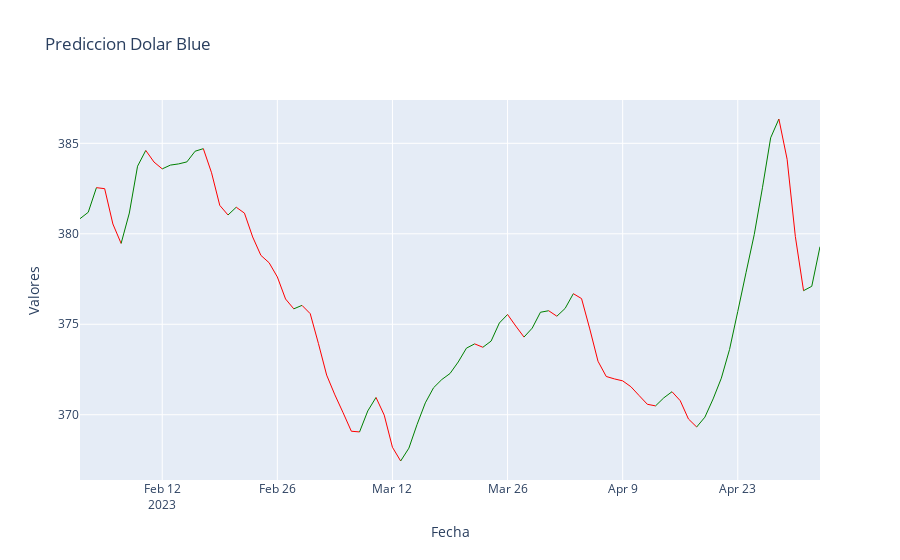

The notebook cell this image was saved under:
### Code cell
import plotly.graph_objs as go
import plotly.offline as pyo

data = []
for i in range(1, len(values_new)):
    if y[i] > y[i-1]:
        color = 'green'
    else:
        color = 'red'
    trace = go.Scatter(x=x[i-1:i+1], y=y[i-1:i+1], mode='lines', line=dict(color=color, width=1), showlegend=False)
    data.append(trace)

layout = go.Layout(title='Prediccion Dolar Blue', xaxis=dict(title='Fecha'), yaxis=dict(title='Valores'))
fig = go.Figure(data=data, layout=layout)
pyo.iplot(fig)

### Figure 1 — Plotly figure (JSON) as saved in the notebook; plotly's stock layout.template omitted (floating-point values rounded to 4 significant figures)
{"data": [{"line": {"color": "green", "width": 1}, "mode": "lines", "showlegend": false, "type": "scatter", "x": ["2023-02-02", "2023-02-03"], "y": [380.8, 381.2]}, {"line": {"color": "green", "width": 1}, "mode": "lines", "showlegend": false, "type": "scatter", "x": ["2023-02-03", "2023-02-04"], "y": [381.2, 382.6]}, {"line": {"color": "red", "width": 1}, "mode": "lines", "showlegend": false, "type": "scatter", "x": ["2023-02-04", "2023-02-05"], "y": [382.6, 382.5]}, {"line": {"color": "red", "width": 1}, "mode": "lines", "showlegend": false, "type": "scatter", "x": ["2023-02-05", "2023-02-06"], "y": [382.5, 380.5]}, {"line": {"color": "red", "width": 1}, "mode": "lines", "showlegend": false, "type": "scatter", "x": ["2023-02-06", "2023-02-07"], "y": [380.5, 379.5]}, {"line": {"color": "green", "width": 1}, "mode": "lines", "showlegend": false, "type": "scatter", "x": ["2023-02-07", "2023-02-08"], "y": [379.5, 381.1]}, {"line": {"color": "green", "width": 1}, "mode": "lines", "showlegend": false, "type": "scatter", "x": ["2023-02-08", "2023-02-09"], "y": [381.1, 383.7]}, {"line": {"color": "green", "width": 1}, "mode": "lines", "showlegend": false, "type": "scatter", "x": ["2023-02-09", "2023-02-10"], "y": [383.7, 384.6]}, {"line": {"color": "red", "width": 1}, "mode": "lines", "showlegend": false, "type": "scatter", "x": ["2023-02-10", "2023-02-11"], "y": [384.6, 384.0]}, {"line": {"color": "red", "width": 1}, "mode": "lines", "showlegend": false, "type": "scatter", "x": ["2023-02-11", "2023-02-12"], "y": [384.0, 383.6]}, {"line": {"color": "green", "width": 1}, "mode": "lines", "showlegend": false, "type": "scatter", "x": ["2023-02-12", "2023-02-13"], "y": [383.6, 383.8]}, {"line": {"color": "green", "width": 1}, "mode": "lines", "showlegend": false, "type": "scatter", "x": ["2023-02-13", "2023-02-14"], "y": [383.8, 383.9]}, {"line": {"color": "green", "width": 1}, "mode": "lines", "showlegend": false, "type": "scatter", "x": ["2023-02-14", "2023-02-15"], "y": [383.9, 384.0]}, {"line": {"color": "green", "width": 1}, "mode": "lines", "showlegend": false, "type": "scatter", "x": ["2023-02-15", "2023-02-16"], "y": [384.0, 384.6]}, {"line": {"color": "green", "width": 1}, "mode": "lines", "showlegend": false, "type": "scatter", "x": ["2023-02-16", "2023-02-17"], "y": [384.6, 384.7]}, {"line": {"color": "red", "width": 1}, "mode": "lines", "showlegend": false, "type": "scatter", "x": ["2023-02-17", "2023-02-18"], "y": [384.7, 383.4]}, {"line": {"color": "red", "width": 1}, "mode": "lines", "showlegend": false, "type": "scatter", "x": ["2023-02-18", "2023-02-19"], "y": [383.4, 381.6]}, {"line": {"color": "red", "width": 1}, "mode": "lines", "showlegend": false, "type": "scatter", "x": ["2023-02-19", "2023-02-20"], "y": [381.6, 381.0]}, {"line": {"color": "green", "width": 1}, "mode": "lines", "showlegend": false, "type": "scatter", "x": ["2023-02-20", "2023-02-21"], "y": [381.0, 381.5]}, {"line": {"color": "red", "width": 1}, "mode": "lines", "showlegend": false, "type": "scatter", "x": ["2023-02-21", "2023-02-22"], "y": [381.5, 381.1]}, {"line": {"color": "red", "width": 1}, "mode": "lines", "showlegend": false, "type": "scatter", "x": ["2023-02-22", "2023-02-23"], "y": [381.1, 379.8]}, {"line": {"color": "red", "width": 1}, "mode": "lines", "showlegend": false, "type": "scatter", "x": ["2023-02-23", "2023-02-24"], "y": [379.8, 378.8]}, {"line": {"color": "red", "width": 1}, "mode": "lines", "showlegend": false, "type": "scatter", "x": ["2023-02-24", "2023-02-25"], "y": [378.8, 378.4]}, {"line": {"color": "red", "width": 1}, "mode": "lines", "showlegend": false, "type": "scatter", "x": ["2023-02-25", "2023-02-26"], "y": [378.4, 377.6]}, {"line": {"color": "red", "width": 1}, "mode": "lines", "showlegend": false, "type": "scatter", "x": ["2023-02-26", "2023-02-27"], "y": [377.6, 376.4]}, {"line": {"color": "red", "width": 1}, "mode": "lines", "showlegend": false, "type": "scatter", "x": ["2023-02-27", "2023-02-28"], "y": [376.4, 375.9]}, {"line": {"color": "green", "width": 1}, "mode": "lines", "showlegend": false, "type": "scatter", "x": ["2023-02-28", "2023-03-01"], "y": [375.9, 376.0]}, {"line": {"color": "red", "width": 1}, "mode": "lines", "showlegend": false, "type": "scatter", "x": ["2023-03-01", "2023-03-02"], "y": [376.0, 375.6]}, {"line": {"color": "red", "width": 1}, "mode": "lines", "showlegend": false, "type": "scatter", "x": ["2023-03-02", "2023-03-03"], "y": [375.6, 373.9]}, {"line": {"color": "red", "width": 1}, "mode": "lines", "showlegend": false, "type": "scatter", "x": ["2023-03-03", "2023-03-04"], "y": [373.9, 372.2]}, {"line": {"color": "red", "width": 1}, "mode": "lines", "showlegend": false, "type": "scatter", "x": ["2023-03-04", "2023-03-05"], "y": [372.2, 371.1]}, {"line": {"color": "red", "width": 1}, "mode": "lines", "showlegend": false, "type": "scatter", "x": ["2023-03-05", "2023-03-06"], "y": [371.1, 370.1]}, {"line": {"color": "red", "width": 1}, "mode": "lines", "showlegend": false, "type": "scatter", "x": ["2023-03-06", "2023-03-07"], "y": [370.1, 369.1]}, {"line": {"color": "red", "width": 1}, "mode": "lines", "showlegend": false, "type": "scatter", "x": ["2023-03-07", "2023-03-08"], "y": [369.1, 369.0]}, {"line": {"color": "green", "width": 1}, "mode": "lines", "showlegend": false, "type": "scatter", "x": ["2023-03-08", "2023-03-09"], "y": [369.0, 370.2]}, {"line": {"color": "green", "width": 1}, "mode": "lines", "showlegend": false, "type": "scatter", "x": ["2023-03-09", "2023-03-10"], "y": [370.2, 371.0]}, {"line": {"color": "red", "width": 1}, "mode": "lines", "showlegend": false, "type": "scatter", "x": ["2023-03-10", "2023-03-11"], "y": [371.0, 370.0]}, {"line": {"color": "red", "width": 1}, "mode": "lines", "showlegend": false, "type": "scatter", "x": ["2023-03-11", "2023-03-12"], "y": [370.0, 368.2]}, {"line": {"color": "red", "width": 1}, "mode": "lines", "showlegend": false, "type": "scatter", "x": ["2023-03-12", "2023-03-13"], "y": [368.2, 367.4]}, {"line": {"color": "green", "width": 1}, "mode": "lines", "showlegend": false, "type": "scatter", "x": ["2023-03-13", "2023-03-14"], "y": [367.4, 368.2]}, {"line": {"color": "green", "width": 1}, "mode": "lines", "showlegend": false, "type": "scatter", "x": ["2023-03-14", "2023-03-15"], "y": [368.2, 369.5]}, {"line": {"color": "green", "width": 1}, "mode": "lines", "showlegend": false, "type": "scatter", "x": ["2023-03-15", "2023-03-16"], "y": [369.5, 370.7]}, {"line": {"color": "green", "width": 1}, "mode": "lines", "showlegend": false, "type": "scatter", "x": ["2023-03-16", "2023-03-17"], "y": [370.7, 371.5]}, {"line": {"color": "green", "width": 1}, "mode": "lines", "showlegend": false, "type": "scatter", "x": ["2023-03-17", "2023-03-18"], "y": [371.5, 371.9]}, {"line": {"color": "green", "width": 1}, "mode": "lines", "showlegend": false, "type": "scatter", "x": ["2023-03-18", "2023-03-19"], "y": [371.9, 372.3]}, {"line": {"color": "green", "width": 1}, "mode": "lines", "showlegend": false, "type": "scatter", "x": ["2023-03-19", "2023-03-20"], "y": [372.3, 372.9]}, {"line": {"color": "green", "width": 1}, "mode": "lines", "showlegend": false, "type": "scatter", "x": ["2023-03-20", "2023-03-21"], "y": [372.9, 373.7]}, {"line": {"color": "green", "width": 1}, "mode": "lines", "showlegend": false, "type": "scatter", "x": ["2023-03-21", "2023-03-22"], "y": [373.7, 373.9]}, {"line": {"color": "red", "width": 1}, "mode": "lines", "showlegend": false, "type": "scatter", "x": ["2023-03-22", "2023-03-23"], "y": [373.9, 373.7]}, {"line": {"color": "green", "width": 1}, "mode": "lines", "showlegend": false, "type": "scatter", "x": ["2023-03-23", "2023-03-24"], "y": [373.7, 374.1]}, {"line": {"color": "green", "width": 1}, "mode": "lines", "showlegend": false, "type": "scatter", "x": ["2023-03-24", "2023-03-25"], "y": [374.1, 375.1]}, {"line": {"color": "green", "width": 1}, "mode": "lines", "showlegend": false, "type": "scatter", "x": ["2023-03-25", "2023-03-26"], "y": [375.1, 375.5]}, {"line": {"color": "red", "width": 1}, "mode": "lines", "showlegend": false, "type": "scatter", "x": ["2023-03-26", "2023-03-27"], "y": [375.5, 374.9]}, {"line": {"color": "red", "width": 1}, "mode": "lines", "showlegend": false, "type": "scatter", "x": ["2023-03-27", "2023-03-28"], "y": [374.9, 374.3]}, {"line": {"color": "green", "width": 1}, "mode": "lines", "showlegend": false, "type": "scatter", "x": ["2023-03-28", "2023-03-29"], "y": [374.3, 374.8]}, {"line": {"color": "green", "width": 1}, "mode": "lines", "showlegend": false, "type": "scatter", "x": ["2023-03-29", "2023-03-30"], "y": [374.8, 375.7]}, {"line": {"color": "green", "width": 1}, "mode": "lines", "showlegend": false, "type": "scatter", "x": ["2023-03-30", "2023-03-31"], "y": [375.7, 375.7]}, {"line": {"color": "red", "width": 1}, "mode": "lines", "showlegend": false, "type": "scatter", "x": ["2023-03-31", "2023-04-01"], "y": [375.7, 375.4]}, {"line": {"color": "green", "width": 1}, "mode": "lines", "showlegend": false, "type": "scatter", "x": ["2023-04-01", "2023-04-02"], "y": [375.4, 375.9]}, {"line": {"color": "green", "width": 1}, "mode": "lines", "showlegend": false, "type": "scatter", "x": ["2023-04-02", "2023-04-03"], "y": [375.9, 376.7]}, {"line": {"color": "red", "width": 1}, "mode": "lines", "showlegend": false, "type": "scatter", "x": ["2023-04-03", "2023-04-04"], "y": [376.7, 376.4]}, {"line": {"color": "red", "width": 1}, "mode": "lines", "showlegend": false, "type": "scatter", "x": ["2023-04-04", "2023-04-05"], "y": [376.4, 374.7]}, {"line": {"color": "red", "width": 1}, "mode": "lines", "showlegend": false, "type": "scatter", "x": ["2023-04-05", "2023-04-06"], "y": [374.7, 373.0]}, {"line": {"color": "red", "width": 1}, "mode": "lines", "showlegend": false, "type": "scatter", "x": ["2023-04-06", "2023-04-07"], "y": [373.0, 372.1]}, {"line": {"color": "red", "width": 1}, "mode": "lines", "showlegend": false, "type": "scatter", "x": ["2023-04-07", "2023-04-08"], "y": [372.1, 372.0]}, {"line": {"color": "red", "width": 1}, "mode": "lines", "showlegend": false, "type": "scatter", "x": ["2023-04-08", "2023-04-09"], "y": [372.0, 371.9]}, {"line": {"color": "red", "width": 1}, "mode": "lines", "showlegend": false, "type": "scatter", "x": ["2023-04-09", "2023-04-10"], "y": [371.9, 371.6]}, {"line": {"color": "red", "width": 1}, "mode": "lines", "showlegend": false, "type": "scatter", "x": ["2023-04-10", "2023-04-11"], "y": [371.6, 371.1]}, {"line": {"color": "red", "width": 1}, "mode": "lines", "showlegend": false, "type": "scatter", "x": ["2023-04-11", "2023-04-12"], "y": [371.1, 370.6]}, {"line": {"color": "red", "width": 1}, "mode": "lines", "showlegend": false, "type": "scatter", "x": ["2023-04-12", "2023-04-13"], "y": [370.6, 370.5]}, {"line": {"color": "green", "width": 1}, "mode": "lines", "showlegend": false, "type": "scatter", "x": ["2023-04-13", "2023-04-14"], "y": [370.5, 370.9]}, {"line": {"color": "green", "width": 1}, "mode": "lines", "showlegend": false, "type": "scatter", "x": ["2023-04-14", "2023-04-15"], "y": [370.9, 371.3]}, {"line": {"color": "red", "width": 1}, "mode": "lines", "showlegend": false, "type": "scatter", "x": ["2023-04-15", "2023-04-16"], "y": [371.3, 370.8]}, {"line": {"color": "red", "width": 1}, "mode": "lines", "showlegend": false, "type": "scatter", "x": ["2023-04-16", "2023-04-17"], "y": [370.8, 369.8]}, {"line": {"color": "red", "width": 1}, "mode": "lines", "showlegend": false, "type": "scatter", "x": ["2023-04-17", "2023-04-18"], "y": [369.8, 369.3]}, {"line": {"color": "green", "width": 1}, "mode": "lines", "showlegend": false, "type": "scatter", "x": ["2023-04-18", "2023-04-19"], "y": [369.3, 369.9]}, {"line": {"color": "green", "width": 1}, "mode": "lines", "showlegend": false, "type": "scatter", "x": ["2023-04-19", "2023-04-20"], "y": [369.9, 370.9]}, {"line": {"color": "green", "width": 1}, "mode": "lines", "showlegend": false, "type": "scatter", "x": ["2023-04-20", "2023-04-21"], "y": [370.9, 372.0]}, {"line": {"color": "green", "width": 1}, "mode": "lines", "showlegend": false, "type": "scatter", "x": ["2023-04-21", "2023-04-22"], "y": [372.0, 373.6]}, {"line": {"color": "green", "width": 1}, "mode": "lines", "showlegend": false, "type": "scatter", "x": ["2023-04-22", "2023-04-23"], "y": [373.6, 375.7]}, {"line": {"color": "green", "width": 1}, "mode": "lines", "showlegend": false, "type": "scatter", "x": ["2023-04-23", "2023-04-24"], "y": [375.7, 377.8]}, {"line": {"color": "green", "width": 1}, "mode": "lines", "showlegend": false, "type": "scatter", "x": ["2023-04-24", "2023-04-25"], "y": [377.8, 380.0]}, {"line": {"color": "green", "width": 1}, "mode": "lines", "showlegend": false, "type": "scatter", "x": ["2023-04-25", "2023-04-26"], "y": [380.0, 382.5]}, {"line": {"color": "green", "width": 1}, "mode": "lines", "showlegend": false, "type": "scatter", "x": ["2023-04-26", "2023-04-27"], "y": [382.5, 385.3]}, {"line": {"color": "green", "width": 1}, "mode": "lines", "showlegend": false, "type": "scatter", "x": ["2023-04-27", "2023-04-28"], "y": [385.3, 386.3]}, {"line": {"color": "red", "width": 1}, "mode": "lines", "showlegend": false, "type": "scatter", "x": ["2023-04-28", "2023-04-29"], "y": [386.3, 384.1]}, {"line": {"color": "red", "width": 1}, "mode": "lines", "showlegend": false, "type": "scatter", "x": ["2023-04-29", "2023-04-30"], "y": [384.1, 379.9]}, {"line": {"color": "red", "width": 1}, "mode": "lines", "showlegend": false, "type": "scatter", "x": ["2023-04-30", "2023-05-01"], "y": [379.9, 376.9]}, {"line": {"color": "green", "width": 1}, "mode": "lines", "showlegend": false, "type": "scatter", "x": ["2023-05-01", "2023-05-02"], "y": [376.9, 377.1]}, {"line": {"color": "green", "width": 1}, "mode": "lines", "showlegend": false, "type": "scatter", "x": ["2023-05-02", "2023-05-03"], "y": [377.1, 379.3]}], "layout": {"title": {"text": "Prediccion Dolar Blue"}, "xaxis": {"title": {"text": "Fecha"}}, "yaxis": {"title": {"text": "Valores"}}}}
